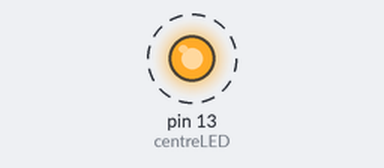
Bench run of a sketch on a simulated Arduino Uno, built with avr-gcc and run on an emulated ATmega328P. Parts: output pins drawn as LEDs (lit = HIGH). Dashed ring = blinking. Not simulated (calls return 0 or success): arduino_secrets.h; what the sketch prints to the serial monitor is not drawn.

Above: at 0.5 s.
Timing chart, 0 to 4.6 s (numbered marks = the images above):
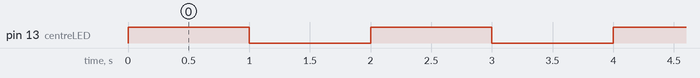

The sketch:

ISHYVAR_Lab_1_MECHATRONICS.ino
```cpp
#include "arduino_secrets.h"

/***************
PEO SCARBOROUGH CHAPTER
Mechatronics 2024
Ontario, Canada
Lab 1 - Blinking LED

IshyVar Builders
Ishraq Alam
Varsan Jeyakkumar

****************/
#define centreLED 13

void setup() {

  pinMode(centreLED, OUTPUT);

  Serial.begin(9600);
  while(!Serial);
}

void loop() {

    digitalWrite(centreLED, HIGH);
    Serial.println("LED ON");

    delay(1000);

    digitalWrite(centreLED, LOW);
    Serial.println("LED OFF");

    delay(1000);

}
```

Measured:
- by itself, pin 13 (centreLED): alternates HIGH for 1.0 s and LOW for 1.0 s
